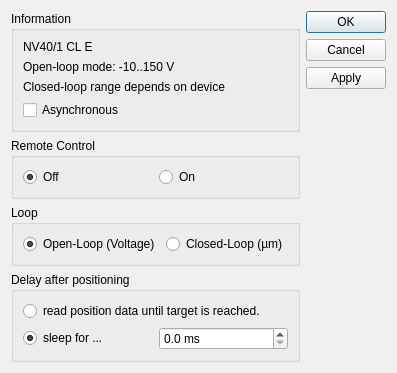
<?xml version="1.0" encoding="UTF-8"?>
<ui version="4.0">
 <class>dialogPiezosystemJena_NV40_1</class>
 <widget class="QDialog" name="dialogPiezosystemJena_NV40_1">
  <property name="geometry">
   <rect>
    <x>0</x>
    <y>0</y>
    <width>357</width>
    <height>327</height>
   </rect>
  </property>
  <property name="windowTitle">
   <string>Piezosystem Jena NV40/1</string>
  </property>
  <layout class="QHBoxLayout" name="horizontalLayout_3">
   <item>
    <layout class="QVBoxLayout" name="verticalLayout">
     <item>
      <widget class="QGroupBox" name="group1">
       <property name="title">
        <string>Information</string>
       </property>
       <layout class="QGridLayout" name="gridLayout_2">
        <item row="3" column="0">
         <widget class="QCheckBox" name="checkAsync">
          <property name="text">
           <string>Asynchronous</string>
          </property>
         </widget>
        </item>
        <item row="0" column="0">
         <widget class="QLabel" name="lblDevice1">
          <property name="sizePolicy">
           <sizepolicy hsizetype="MinimumExpanding" vsizetype="Preferred">
            <horstretch>0</horstretch>
            <verstretch>0</verstretch>
           </sizepolicy>
          </property>
          <property name="text">
           <string>NV40/1 CL E</string>
          </property>
         </widget>
        </item>
        <item row="1" column="0">
         <widget class="QLabel" name="label">
          <property name="text">
           <string>Open-loop mode: -10..150 V</string>
          </property>
         </widget>
        </item>
        <item row="2" column="0">
         <widget class="QLabel" name="label_2">
          <property name="text">
           <string>Closed-loop range depends on device</string>
          </property>
         </widget>
        </item>
       </layout>
      </widget>
     </item>
     <item>
      <widget class="QGroupBox" name="group2">
       <property name="title">
        <string>Remote Control</string>
       </property>
       <layout class="QHBoxLayout" name="horizontalLayout">
        <item>
         <widget class="QRadioButton" name="radioRemoteOff">
          <property name="text">
           <string>Off</string>
          </property>
          <property name="checked">
           <bool>true</bool>
          </property>
         </widget>
        </item>
        <item>
         <widget class="QRadioButton" name="radioRemoteOn">
          <property name="text">
           <string>On</string>
          </property>
         </widget>
        </item>
       </layout>
      </widget>
     </item>
     <item>
      <widget class="QGroupBox" name="group3">
       <property name="title">
        <string>Loop</string>
       </property>
       <layout class="QHBoxLayout" name="horizontalLayout_2">
        <item>
         <widget class="QRadioButton" name="radioOpenLoop">
          <property name="text">
           <string>Open-Loop (Voltage)</string>
          </property>
          <property name="checked">
           <bool>true</bool>
          </property>
         </widget>
        </item>
        <item>
         <widget class="QRadioButton" name="radioClosedLoop">
          <property name="text">
           <string>Closed-Loop (µm)</string>
          </property>
         </widget>
        </item>
       </layout>
      </widget>
     </item>
     <item>
      <widget class="QGroupBox" name="group4">
       <property name="title">
        <string>Delay after positioning</string>
       </property>
       <layout class="QGridLayout" name="gridLayout">
        <item row="1" column="1">
         <widget class="QDoubleSpinBox" name="spinSleep">
          <property name="suffix">
           <string> ms</string>
          </property>
          <property name="decimals">
           <number>1</number>
          </property>
          <property name="minimum">
           <double>0.000000000000000</double>
          </property>
          <property name="maximum">
           <double>99.000000000000000</double>
          </property>
         </widget>
        </item>
        <item row="0" column="0" colspan="2">
         <widget class="QRadioButton" name="radioDelayAsk">
          <property name="text">
           <string>read position data until target is reached.</string>
          </property>
         </widget>
        </item>
        <item row="1" column="0">
         <widget class="QRadioButton" name="radioDelayConst">
          <property name="text">
           <string>sleep for ...</string>
          </property>
          <property name="checked">
           <bool>true</bool>
          </property>
         </widget>
        </item>
       </layout>
      </widget>
     </item>
     <item>
      <spacer name="verticalSpacer_2">
       <property name="orientation">
        <enum>Qt::Vertical</enum>
       </property>
       <property name="sizeHint" stdset="0">
        <size>
         <width>20</width>
         <height>40</height>
        </size>
       </property>
      </spacer>
     </item>
    </layout>
   </item>
   <item>
    <widget class="QDialogButtonBox" name="buttonBox">
     <property name="locale">
      <locale language="German" country="Germany"/>
     </property>
     <property name="orientation">
      <enum>Qt::Vertical</enum>
     </property>
     <property name="standardButtons">
      <set>QDialogButtonBox::Apply|QDialogButtonBox::Cancel|QDialogButtonBox::Ok</set>
     </property>
    </widget>
   </item>
  </layout>
 </widget>
 <resources/>
 <connections>
  <connection>
   <sender>radioDelayConst</sender>
   <signal>clicked(bool)</signal>
   <receiver>spinSleep</receiver>
   <slot>setEnabled(bool)</slot>
   <hints>
    <hint type="sourcelabel">
     <x>77</x>
     <y>292</y>
    </hint>
    <hint type="destinationlabel">
     <x>152</x>
     <y>292</y>
    </hint>
   </hints>
  </connection>
  <connection>
   <sender>radioDelayAsk</sender>
   <signal>clicked(bool)</signal>
   <receiver>spinSleep</receiver>
   <slot>setDisabled(bool)</slot>
   <hints>
    <hint type="sourcelabel">
     <x>87</x>
     <y>264</y>
    </hint>
    <hint type="destinationlabel">
     <x>184</x>
     <y>286</y>
    </hint>
   </hints>
  </connection>
 </connections>
</ui>
